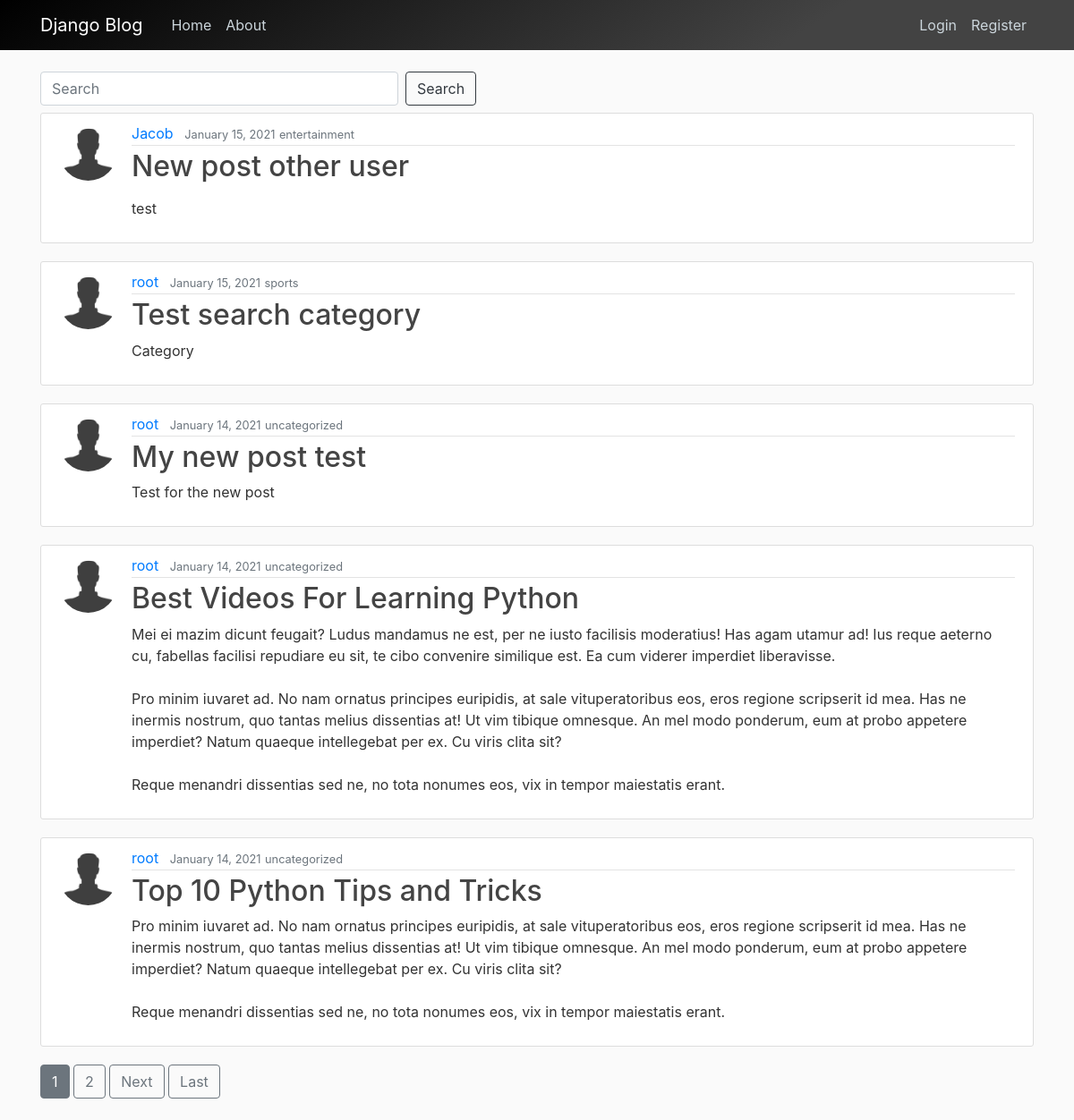
The page / on the database its author committed.
### blog/models.py (models this page shows, shortened)
class Post(models.Model):
    author = models.ForeignKey(
        settings.AUTH_USER_MODEL, on_delete=models.CASCADE)
    title = models.CharField(max_length=100)
    content = models.TextField()
    liked = models.ManyToManyField(
        settings.AUTH_USER_MODEL, blank=True, related_name='liked')
    date_posted = models.DateTimeField(default=timezone.now)
    category = models.CharField(max_length=100, default='uncategorized')
    objects = PostManager()
    class Meta:
        ordering = ('-date_posted', )

### users/models.py (models this page shows, shortened)
class Profile(models.Model):
    user = models.OneToOneField(User, on_delete=models.CASCADE)
    image = models.ImageField(default='default.jpg', upload_to='profile_pics')

### blog/views.py (the view)
# urls.py: path('', PostListView.as_view(), name='index'),
class PostListView(ListView):
    model = Post
    template_name = 'blog/index.html'
    context_object_name = 'posts'
    paginate_by = 5
    def get_queryset(self):
        try:
            keyword = self.request.GET['q']
        except:
            keyword = ''
        if (keyword != ''):
            object_list = self.model.objects.filter(
                Q(content__icontains=keyword) | Q(title__icontains=keyword) |
                 Q(category__icontains=keyword))
        else:
            object_list = self.model.objects.all()
        return object_list

### blog/templates/blog/index.html (shortened to what this page needs)
{% extends "blog/base.html" %}
{% block content %}
<form class="form-inline my-2 my-lg-0 pb-2">
    <input class="form-control mr-sm-2" name="q" type="search" placeholder="Search" aria-label="Search" style="width: 400px">
    <input class="btn btn-outline-dark my-2 my-sm-0" type="submit" value="Search">
</form>
    {% for post in posts %}
        <article class="media content-section">
          <img class="rounded-circle article-img" src="{{ post.author.profile.image.url }}">
          <div class="media-body">
            <div class="article-metadata">
              <a class="mr-2" href="{% url 'user_posts' post.author.username %}">{{ post.author }}</a>
              <small class="text-muted">{{ post.date_posted|date:"F d, Y" }}</small>
              <small class="text-muted">{{ post.category}}</small>
            </div>
          <h2><a class="article-title" href="{% url 'post_detail' post.pk %}">{{ post.title }}</a></h2>
            <p class="article-content">{{ post.content|safe }}</p>
          </div>
        </article>
    {% endfor %}
    {% if is_paginated %}
      {% for num in page_obj.paginator.page_range %}
        {% if page_obj.number == num %}
          <a class="btn btn-secondary mb-4" href="?page={{ num }}">{{ num }}</a>
        {% elif num > page_obj.number|add:'-3' and num < page_obj.number|add:'3' %}
          <a class="btn btn-outline-secondary mb-4" href="?page={{ num }}">{{ num }}</a>
        {% endif %}
      {% endfor %}
      {% if page_obj.has_next %}
        <a class="btn btn-outline-secondary mb-4" href="?page={{ page_obj.next_page_number }}">Next</a>
        <a class="btn btn-outline-secondary mb-4" href="?page={{ page_obj.paginator.num_pages }}">Last</a>
      {% endif %}
    {% endif %}
{% endblock content %}

### web/static/css/main.css (style rules this page uses)
body { background: #fafafa; color: #333333; margin-top: 5rem; }
h1, h2, h3, h4, h5, h6 { color: #444444; }
.content-section { background: #ffffff; padding: 10px 20px; border: 1px solid #dddddd; border-radius: 3px; margin-bottom: 20px; }
.article-title { color: #444444; }
.article-content { white-space: pre-line; }
.article-img { height: 65px; width: 65px; margin-right: 16px; }
.article-metadata { padding-bottom: 1px; margin-bottom: 4px; border-bottom: 1px solid #e3e3e3 }

### rows shown on the page
Post: author.profile.image (placeholder picture), author "Jacob", date_posted "January 15, 2021", category "entertainment", title "New post other user", content "test"
Post: author.profile.image (placeholder picture), author "root", date_posted "January 15, 2021", category "sports", title "Test search category", content "Category"
Post: author.profile.image (placeholder picture), author "root", date_posted "January 14, 2021", category "uncategorized", title "My new post test", content "Test for the new post"
Post: author.profile.image (placeholder picture), author "root", date_posted "January 14, 2021", category "uncategorized", title "Best Videos For Learning Python", content "Mei ei mazim dicunt feugait? Ludus mandamus ne est, per ne iusto facilisis moderatius! Has agam utamur ad! Ius reque aeterno cu, fabellas facilisi repudiare eu sit, te cibo convenire similique est. Ea cum viderer imperdiet liberavisse. Pro minim iuvaret ad. No nam ornatus principes euripidis, at sale vituperatoribus eos, eros regione scripserit id mea. Has ne inermis nostrum, quo tantas melius dissentias at! Ut vim tibique omnesque. An mel modo ponderum, eum at probo appetere imperdiet? Natum quaeque intellegebat per ex. Cu viris clita sit? Reque menandri dissentias sed ne, no tota nonumes eos, vix in tempor maiestatis erant."
Post: author.profile.image (placeholder picture), author "root", date_posted "January 14, 2021", category "uncategorized", title "Top 10 Python Tips and Tricks", content "Pro minim iuvaret ad. No nam ornatus principes euripidis, at sale vituperatoribus eos, eros regione scripserit id mea. Has ne inermis nostrum, quo tantas melius dissentias at! Ut vim tibique omnesque. An mel modo ponderum, eum at probo appetere imperdiet? Natum quaeque intellegebat per ex. Cu viris clita sit? Reque menandri dissentias sed ne, no tota nonumes eos, vix in tempor maiestatis erant."

### other values the page prints
{{ num }} "1"
{{ num }} "2"
